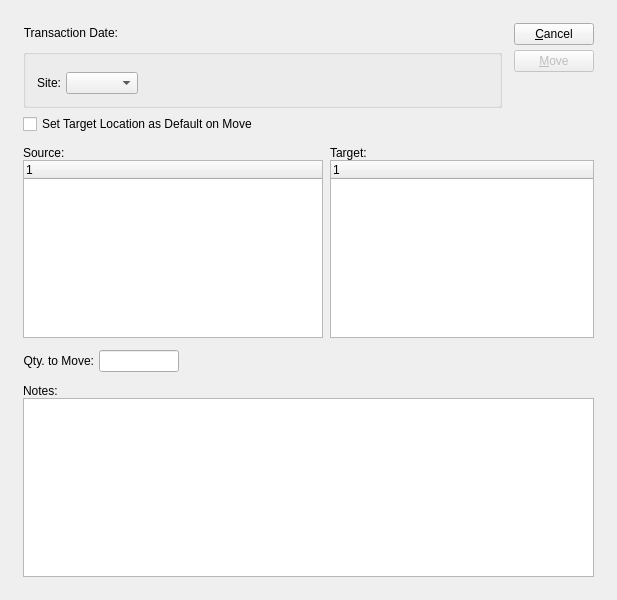
<?xml version="1.0" encoding="UTF-8"?>
<ui version="4.0">
 <comment>This file is part of the xTuple ERP: PostBooks Edition, a free and
open source Enterprise Resource Planning software suite,
Copyright (c) 1999-2011 by OpenMFG LLC, d/b/a xTuple.
It is licensed to you under the Common Public Attribution License
version 1.0, the full text of which (including xTuple-specific Exhibits)
is available at www.xtuple.com/CPAL.  By using this software, you agree
to be bound by its terms.</comment>
 <class>relocateInventory</class>
 <widget class="QDialog" name="relocateInventory">
  <property name="geometry">
   <rect>
    <x>0</x>
    <y>0</y>
    <width>617</width>
    <height>600</height>
   </rect>
  </property>
  <property name="windowTitle">
   <string>Relocate Inventory</string>
  </property>
  <layout class="QGridLayout" name="gridLayout_4">
   <item row="0" column="0">
    <layout class="QGridLayout" name="gridLayout_3">
     <property name="margin">
      <number>12</number>
     </property>
     <property name="spacing">
      <number>12</number>
     </property>
     <item row="0" column="0">
      <layout class="QGridLayout" name="gridLayout_2">
       <item row="0" column="0">
        <layout class="QHBoxLayout">
         <item>
          <widget class="QLabel" name="_transDateLit">
           <property name="text">
            <string>Transaction Date:</string>
           </property>
           <property name="alignment">
            <set>Qt::AlignRight|Qt::AlignTrailing|Qt::AlignVCenter</set>
           </property>
           <property name="buddy">
            <cstring>_transDate</cstring>
           </property>
          </widget>
         </item>
         <item>
          <widget class="DLineEdit" name="_transDate"/>
         </item>
         <item>
          <spacer name="horizontalSpacer">
           <property name="orientation">
            <enum>Qt::Horizontal</enum>
           </property>
           <property name="sizeHint" stdset="0">
            <size>
             <width>40</width>
             <height>20</height>
            </size>
           </property>
          </spacer>
         </item>
        </layout>
       </item>
       <item row="1" column="0">
        <widget class="QGroupBox" name="groupBox">
         <property name="title">
          <string/>
         </property>
         <layout class="QGridLayout" name="gridLayout">
          <item row="0" column="0">
           <widget class="ItemCluster" name="_item">
            <property name="focusPolicy">
             <enum>Qt::StrongFocus</enum>
            </property>
           </widget>
          </item>
          <item row="1" column="0">
           <layout class="QHBoxLayout">
            <property name="spacing">
             <number>0</number>
            </property>
            <item>
             <layout class="QHBoxLayout">
              <property name="spacing">
               <number>5</number>
              </property>
              <item>
               <widget class="QLabel" name="_warehouseLit">
                <property name="text">
                 <string>Site:</string>
                </property>
                <property name="alignment">
                 <set>Qt::AlignRight|Qt::AlignTrailing|Qt::AlignVCenter</set>
                </property>
               </widget>
              </item>
              <item>
               <widget class="WComboBox" name="_warehouse"/>
              </item>
             </layout>
            </item>
            <item>
             <spacer>
              <property name="orientation">
               <enum>Qt::Horizontal</enum>
              </property>
              <property name="sizeType">
               <enum>QSizePolicy::Expanding</enum>
              </property>
              <property name="sizeHint" stdset="0">
               <size>
                <width>20</width>
                <height>0</height>
               </size>
              </property>
             </spacer>
            </item>
           </layout>
          </item>
         </layout>
        </widget>
       </item>
       <item row="3" column="0">
        <widget class="XCheckBox" name="_defaultToTarget">
         <property name="text">
          <string>Set Target Location as Default on Move</string>
         </property>
         <property name="forgetful">
          <bool>true</bool>
         </property>
        </widget>
       </item>
      </layout>
     </item>
     <item row="0" column="1">
      <layout class="QVBoxLayout">
       <property name="spacing">
        <number>0</number>
       </property>
       <item>
        <layout class="QVBoxLayout">
         <property name="spacing">
          <number>5</number>
         </property>
         <item>
          <widget class="QPushButton" name="_close">
           <property name="text">
            <string>&amp;Cancel</string>
           </property>
          </widget>
         </item>
         <item>
          <widget class="QPushButton" name="_move">
           <property name="enabled">
            <bool>false</bool>
           </property>
           <property name="text">
            <string>&amp;Move</string>
           </property>
           <property name="autoDefault">
            <bool>true</bool>
           </property>
           <property name="default">
            <bool>true</bool>
           </property>
          </widget>
         </item>
        </layout>
       </item>
       <item>
        <spacer>
         <property name="orientation">
          <enum>Qt::Vertical</enum>
         </property>
         <property name="sizeType">
          <enum>QSizePolicy::Expanding</enum>
         </property>
         <property name="sizeHint" stdset="0">
          <size>
           <width>20</width>
           <height>20</height>
          </size>
         </property>
        </spacer>
       </item>
      </layout>
     </item>
     <item row="1" column="0" colspan="2">
      <layout class="QHBoxLayout">
       <property name="spacing">
        <number>7</number>
       </property>
       <item>
        <layout class="QVBoxLayout">
         <property name="spacing">
          <number>0</number>
         </property>
         <item>
          <widget class="QLabel" name="_sourceLit">
           <property name="text">
            <string>Source:</string>
           </property>
          </widget>
         </item>
         <item>
          <widget class="XTreeWidget" name="_source">
           <property name="sizePolicy">
            <sizepolicy hsizetype="Expanding" vsizetype="Expanding">
             <horstretch>0</horstretch>
             <verstretch>0</verstretch>
            </sizepolicy>
           </property>
           <property name="minimumSize">
            <size>
             <width>300</width>
             <height>100</height>
            </size>
           </property>
          </widget>
         </item>
        </layout>
       </item>
       <item>
        <layout class="QVBoxLayout">
         <property name="spacing">
          <number>0</number>
         </property>
         <item>
          <widget class="QLabel" name="_targetLit">
           <property name="text">
            <string>Target:</string>
           </property>
          </widget>
         </item>
         <item>
          <widget class="XTreeWidget" name="_target">
           <property name="sizePolicy">
            <sizepolicy hsizetype="Expanding" vsizetype="Expanding">
             <horstretch>0</horstretch>
             <verstretch>0</verstretch>
            </sizepolicy>
           </property>
           <property name="minimumSize">
            <size>
             <width>200</width>
             <height>100</height>
            </size>
           </property>
          </widget>
         </item>
        </layout>
       </item>
      </layout>
     </item>
     <item row="2" column="0">
      <layout class="QHBoxLayout">
       <property name="spacing">
        <number>0</number>
       </property>
       <item>
        <layout class="QHBoxLayout">
         <property name="spacing">
          <number>5</number>
         </property>
         <item>
          <widget class="QLabel" name="_qtyToMoveLit">
           <property name="text">
            <string>Qty. to Move:</string>
           </property>
           <property name="alignment">
            <set>Qt::AlignRight|Qt::AlignTrailing|Qt::AlignVCenter</set>
           </property>
          </widget>
         </item>
         <item>
          <widget class="XLineEdit" name="_qty">
           <property name="sizePolicy">
            <sizepolicy hsizetype="Preferred" vsizetype="Fixed">
             <horstretch>0</horstretch>
             <verstretch>0</verstretch>
            </sizepolicy>
           </property>
           <property name="maximumSize">
            <size>
             <width>80</width>
             <height>32767</height>
            </size>
           </property>
           <property name="alignment">
            <set>Qt::AlignRight</set>
           </property>
          </widget>
         </item>
        </layout>
       </item>
       <item>
        <spacer>
         <property name="orientation">
          <enum>Qt::Horizontal</enum>
         </property>
         <property name="sizeType">
          <enum>QSizePolicy::Expanding</enum>
         </property>
         <property name="sizeHint" stdset="0">
          <size>
           <width>20</width>
           <height>20</height>
          </size>
         </property>
        </spacer>
       </item>
      </layout>
     </item>
     <item row="3" column="0" colspan="2">
      <layout class="QVBoxLayout">
       <property name="spacing">
        <number>0</number>
       </property>
       <item>
        <widget class="QLabel" name="_notesLit">
         <property name="text">
          <string>Notes:</string>
         </property>
        </widget>
       </item>
       <item>
        <widget class="XTextEdit" name="_notes">
         <property name="spellEnable">
          <bool>true</bool>
         </property>
        </widget>
       </item>
      </layout>
     </item>
    </layout>
   </item>
  </layout>
 </widget>
 <layoutdefault spacing="6" margin="11"/>
 <pixmapfunction>qPixmapFromMimeSource</pixmapfunction>
 <customwidgets>
  <customwidget>
   <class>DLineEdit</class>
   <extends>QWidget</extends>
   <header>datecluster.h</header>
   <container>1</container>
  </customwidget>
  <customwidget>
   <class>ItemCluster</class>
   <extends>QWidget</extends>
   <header>itemcluster.h</header>
   <container>1</container>
  </customwidget>
  <customwidget>
   <class>WComboBox</class>
   <extends>XComboBox</extends>
   <header>wcombobox.h</header>
  </customwidget>
  <customwidget>
   <class>XCheckBox</class>
   <extends>QCheckBox</extends>
   <header>xcheckbox.h</header>
  </customwidget>
  <customwidget>
   <class>XComboBox</class>
   <extends>QComboBox</extends>
   <header>xcombobox.h</header>
  </customwidget>
  <customwidget>
   <class>XLineEdit</class>
   <extends>QLineEdit</extends>
   <header>xlineedit.h</header>
   <container>1</container>
  </customwidget>
  <customwidget>
   <class>XTreeWidget</class>
   <extends>QTreeWidget</extends>
   <header>xtreewidget.h</header>
   <container>1</container>
  </customwidget>
  <customwidget>
   <class>XTextEdit</class>
   <extends>QTextEdit</extends>
   <header>xtextedit.h</header>
  </customwidget>
 </customwidgets>
 <tabstops>
  <tabstop>_warehouse</tabstop>
  <tabstop>_source</tabstop>
  <tabstop>_target</tabstop>
  <tabstop>_qty</tabstop>
  <tabstop>_move</tabstop>
  <tabstop>_close</tabstop>
  <tabstop>_transDate</tabstop>
 </tabstops>
 <includes>
  <include location="global">parameter.h</include>
 </includes>
 <resources/>
 <connections>
  <connection>
   <sender>_item</sender>
   <signal>valid(bool)</signal>
   <receiver>_move</receiver>
   <slot>setEnabled(bool)</slot>
   <hints>
    <hint type="sourcelabel">
     <x>20</x>
     <y>20</y>
    </hint>
    <hint type="destinationlabel">
     <x>20</x>
     <y>20</y>
    </hint>
   </hints>
  </connection>
  <connection>
   <sender>_close</sender>
   <signal>clicked()</signal>
   <receiver>relocateInventory</receiver>
   <slot>reject()</slot>
   <hints>
    <hint type="sourcelabel">
     <x>20</x>
     <y>20</y>
    </hint>
    <hint type="destinationlabel">
     <x>20</x>
     <y>20</y>
    </hint>
   </hints>
  </connection>
  <connection>
   <sender>_item</sender>
   <signal>newId(int)</signal>
   <receiver>_warehouse</receiver>
   <slot>findItemsites(int)</slot>
   <hints>
    <hint type="sourcelabel">
     <x>20</x>
     <y>20</y>
    </hint>
    <hint type="destinationlabel">
     <x>20</x>
     <y>20</y>
    </hint>
   </hints>
  </connection>
  <connection>
   <sender>_item</sender>
   <signal>warehouseIdChanged(int)</signal>
   <receiver>_warehouse</receiver>
   <slot>setId(int)</slot>
   <hints>
    <hint type="sourcelabel">
     <x>20</x>
     <y>20</y>
    </hint>
    <hint type="destinationlabel">
     <x>20</x>
     <y>20</y>
    </hint>
   </hints>
  </connection>
 </connections>
</ui>
